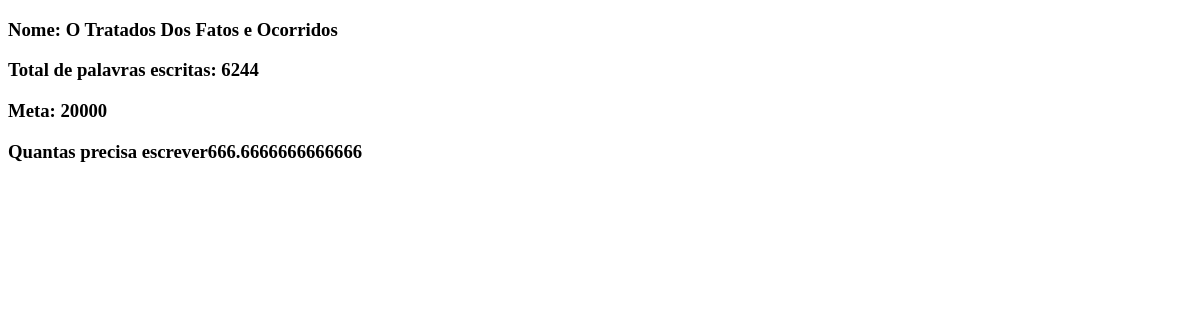
The app's page /work/3, older data.
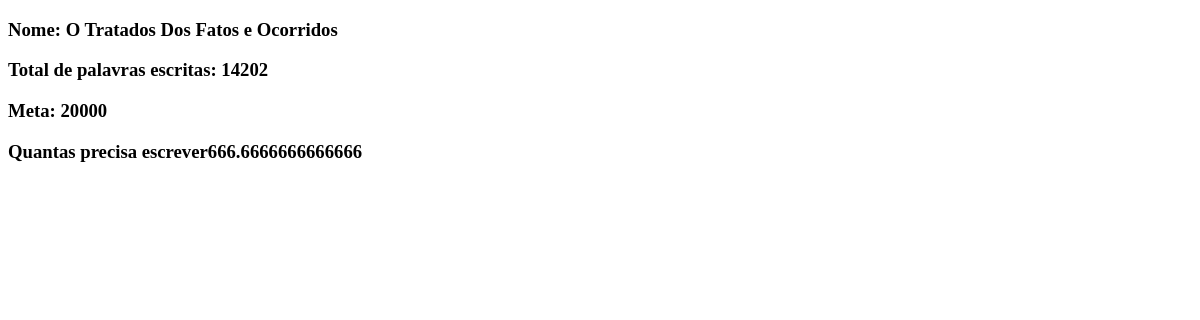
The same page, newer data.
### tables this page shows
CREATE TABLE work (
        codwork INTEGER PRIMARY KEY AUTOINCREMENT,
        nome TEXT not null,
        word_total INTEGER
    , meta INTEGER);

### app.py (the view)
@app.route('/work/<id>')
def hello(id):
    project = work.view_work(id)
    daily = work.diaria(id)
    print(id)
    project_data = {
        "name": project[1],
        "total": project[2],
        "goal": project[3],
        "diaria": daily
    }
    return render_template('project.html', proje=project_data)

### work.py (called while the page is built)
def view_work(id):
    conn = sqlite3.connect('database.db')
    cursor = conn.cursor()
    cursor.execute(f"select * from work where codwork = '{id}' ")
    work = cursor.fetchall()
    conn.commit()
    conn.close()
    return work[0]

def to_write(id):
    conn = sqlite3.connect('database.db')
    cursor = conn.cursor()
    apossentado = cursor.execute(f"select w.meta from work w where w.codwork = {id}")
    isso = apossentado.fetchone()
    conn.commit()
    conn.close()
    return isso[0]

def diaria(id):
    return float(to_write(id)/30)

### templates/project.html (shortened to what this page needs)
<!DOCTYPE html>
<html lang="en">
<head>
</head>
<body>
    <h3 >Nome: {{proje.name}}</h3>
    <h3>Total de palavras escritas: {{proje.total}}</h3>
    <h3>Meta: {{proje.goal}}</h3>
    <h3>Quantas precisa escrever{{proje.diaria}}</h3>
</body>
</html>

Row changes from the older to the newer data that the page shows:
changed work "O Tratados Dos Fatos e Ocorridos": total "6244" → "14202"
